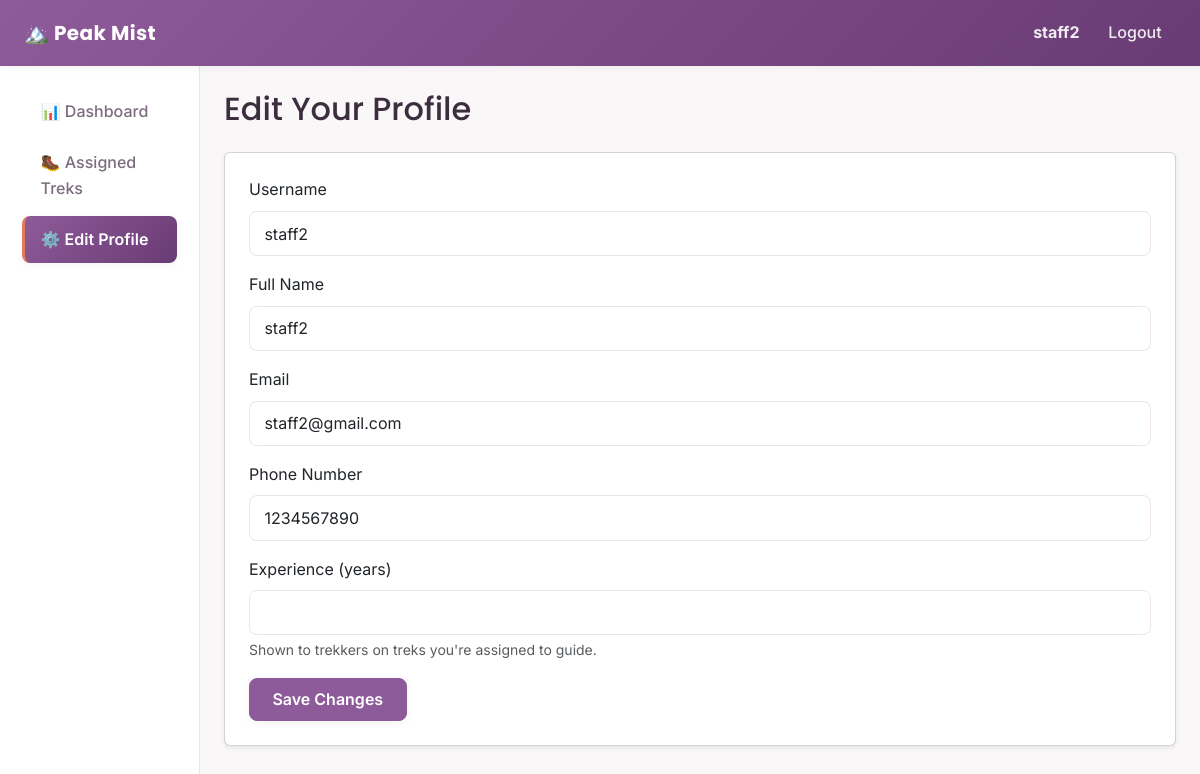
The page /staff/profile/edit (signed in) on the database its author committed.
### backend/models.py (models this page shows, shortened)
class User(db.Model, UserMixin):
    __tablename__ = "users"
    id = db.Column(db.Integer, primary_key=True)
    username = db.Column(db.String(80), unique=True, nullable=False)
    password_hash = db.Column(db.String(200), nullable=False)
    full_name = db.Column(db.String(120), nullable=False)
    email = db.Column(db.String(120), unique=True, nullable=False)
    phone = db.Column(db.String(20), nullable=True)
    role = db.Column(db.String(20), nullable=False, default="user")
    is_blacklisted = db.Column(db.Boolean, default=False, nullable=False)
    created_at = db.Column(db.DateTime, default=datetime.utcnow)
    staff_profile = db.relationship(
        "StaffProfile",
        backref="user",
        uselist=False,
        cascade="all, delete-orphan"
    )
    bookings = db.relationship(
        "Booking",
        backref="user",
        cascade="all, delete-orphan"
    )

### backend/routes.py (the view, shortened to what this page needs)
@staff_bp.route("/profile/edit", methods=["GET", "POST"])
@login_required
@role_required("staff")
def edit_profile():
    return render_template("staff/edit_profile.html", staff=current_user)

### backend/routes.py (called while the page is built)
def role_required(*allowed_roles):
    def decorator(view_function):
        @wraps(view_function)
        def wrapped_view(*args, **kwargs):
            if current_user.role not in allowed_roles:
                abort(403)
            return view_function(*args, **kwargs)
        return wrapped_view
    return decorator

### templates/staff/edit_profile.html (shortened to what this page needs)
{% extends "layout_dashboard.html" %}
{% set active_page = 'profile' %}
{% block content %}
<h2 class="mb-4">Edit Your Profile</h2>
<div class="card shadow-sm">
    <div class="card-body p-4">
        <form method="POST" action="{{ url_for('staff.edit_profile') }}">
            <div class="mb-3">
                <label for="username" class="form-label">Username</label>
                <input type="text" class="form-control" id="username" name="username"
                       value="{{ staff.username }}" required>
            </div>
            <div class="mb-3">
                <label for="full_name" class="form-label">Full Name</label>
                <input type="text" class="form-control" id="full_name" name="full_name"
                       value="{{ staff.full_name }}" required>
            </div>
            <div class="mb-3">
                <label for="email" class="form-label">Email</label>
                <input type="email" class="form-control" id="email" name="email"
                       value="{{ staff.email }}" required>
            </div>
            <div class="mb-3">
                <label for="phone" class="form-label">Phone Number</label>
                <input type="text" class="form-control" id="phone" name="phone"
                       value="{{ staff.phone or '' }}">
            </div>
            <div class="mb-3">
                <label for="experience_years" class="form-label">Experience (years)</label>
                <input type="number" min="0" max="60" class="form-control" id="experience_years" name="experience_years"
                       value="{{ staff.staff_profile.details.experience_years if staff.staff_profile and staff.staff_profile.details and staff.staff_profile.details.experience_years is not none else '' }}">
                <div class="form-text">Shown to trekkers on treks you're assigned to guide.</div>
            </div>
            <button type="submit" class="btn btn-trek">Save Changes</button>
        </form>
    </div>
</div>
{% endblock %}

### templates/layout_dashboard.html (shortened to what this page needs)
<!DOCTYPE html>
<html lang="en">
<head>
    <link
        href="https://cdnjs.cloudflare.com/ajax/libs/bootstrap/5.3.3/css/bootstrap.min.css"
        rel="stylesheet">
    <link rel="stylesheet" href="{{ url_for('static', filename='css/styles.css') }}">
</head>
<body>
    <nav class="navbar navbar-expand-lg navbar-trek">
        <div class="container-fluid px-4">
            <a class="navbar-brand fw-bold" href="{{ url_for('auth.home') }}">
                🏔️ Peak Mist
            </a>
            <div class="navbar-collapse" id="navMenu">
                <ul class="navbar-nav ms-auto align-items-lg-center">
                    <li class="nav-item">
                        <span class="nav-link">
                            <strong>{{ current_user.full_name }}</strong>
                        </span>
                    </li>
                    <li class="nav-item">
                        <a class="nav-link" href="{{ url_for('auth.logout') }}">Logout</a>
                    </li>
                </ul>
            </div>
        </div>
    </nav>
    <div class="container-fluid">
        <div class="row">
            <nav class="col-md-3 col-lg-2 sidebar">
                <ul class="nav flex-column">
                    {% if current_user.role == 'admin' %}
                        <li class="nav-item">
                            <a class="nav-link {% if active_page == 'dashboard' %}active{% endif %}"
                               href="{{ url_for('admin.dashboard') }}">📊 Dashboard</a>
                        </li>
                        <li class="nav-item">
                            <a class="nav-link {% if active_page == 'treks' %}active{% endif %}"
                               href="{{ url_for('admin.treks') }}">🥾 Manage Treks</a>
                        </li>
                        <li class="nav-item">
                            <a class="nav-link {% if active_page == 'staff' %}active{% endif %}"
                               href="{{ url_for('admin.staff_list') }}">👥 Manage Staff</a>
                        </li>
                        <li class="nav-item">
                            <a class="nav-link {% if active_page == 'users' %}active{% endif %}"
                               href="{{ url_for('admin.users_list') }}">🧑‍🤝‍🧑 Manage Users</a>
                        </li>
                        <li class="nav-item">
                            <a class="nav-link {% if active_page == 'bookings' %}active{% endif %}"
                               href="{{ url_for('admin.bookings_list') }}">📅 Bookings</a>
                        </li>
                        <li class="nav-item">
                            <a class="nav-link {% if active_page == 'search' %}active{% endif %}"
                               href="{{ url_for('admin.search') }}">🔍 Search</a>
                        </li>
                        <li class="nav-item">
                            <a class="nav-link {% if active_page == 'analytics' %}active{% endif %}"
                               href="{{ url_for('admin.analytics') }}">📈 Analytics</a>
                        </li>
                    {% elif current_user.role == 'staff' %}
                        <li class="nav-item">
                            <a class="nav-link {% if active_page == 'dashboard' %}active{% endif %}"
                               href="{{ url_for('staff.dashboard') }}">📊 Dashboard</a>
                        </li>
                        <li class="nav-item">
                            <a class="nav-link {% if active_page == 'assigned_treks' %}active{% endif %}"
                               href="{{ url_for('staff.assigned_treks') }}">🥾 Assigned Treks</a>
                        </li>
                        <li class="nav-item">
                            <a class="nav-link {% if active_page == 'profile' %}active{% endif %}"
                               href="{{ url_for('staff.edit_profile') }}">⚙️ Edit Profile</a>
                        </li>
                    {% endif %}
                </ul>
            </nav>
            <main class="col-md-9 col-lg-10 p-4">
                {% block content %}{% endblock %}
            </main>
        </div>
    </div>
</body>
</html>

### static/css/styles.css (style rules this page uses)
:root { --primary: #8d5b99; --primary-dark: #693b74; --primary-light: #f6eef7; --secondary: #e07a5f; --secondary-dark: #c2593e; --secondary-light: #fdf1ee; --white: #ffffff; --off-white: #faf7f9; --border: #eee3ed; --text-dark: #3d2e3f; --text-light: #7d6b7f; --yellow: #f4d35e; --pink: #f28482; --purple-light: #b5a2e3; --mint: #63c9a5; --coral: #e07a5f; --sky: #6fb3e0; --sky-deep: #2f7ab8; --shadow-small: 0 2px 8px rgba(61, 46, 63, 0.05); --shadow-medium: 0 8px 24px rgba(61, 46, 63, 0.08); --shadow-large: 0 16px 40px rgba(61, 46, 63, 0.12); --radius: 14px; --radius-small: 8px; }
* { box-sizing: border-box; }
body { background-color: var(--off-white); font-family: "Inter", "Segoe UI", Arial, sans-serif; color: var(--text-dark); line-height: 1.6; }
h1, h2, h3, h4, h5, h6 { font-family: "Poppins", "Segoe UI", Arial, sans-serif; color: var(--text-dark); }
a { color: var(--primary-dark); text-decoration: none; }
.navbar-trek { background: linear-gradient(135deg, var(--primary) 0%, var(--primary-dark) 100%) !important; box-shadow: var(--shadow-small); padding-top: 0.75rem; padding-bottom: 0.75rem; }
.navbar-trek .navbar-brand { color: var(--white) !important; font-family: "Poppins", sans-serif; font-weight: 700; letter-spacing: 0.02em; }
.navbar-trek .nav-link { color: rgba(255, 255, 255, 0.9) !important; font-weight: 500; border-radius: var(--radius-small); padding: 0.45rem 0.9rem !important; transition: background-color 0.2s ease, color 0.2s ease; }
.btn-trek { background-color: var(--primary); border-color: var(--primary); color: var(--white); font-weight: 600; border-radius: var(--radius-small); padding: 0.55rem 1.4rem; box-shadow: var(--shadow-small); transition: transform 0.15s ease, box-shadow 0.15s ease, background-color 0.15s ease; }
.btn { border-radius: var(--radius-small); }
.sidebar { background-color: var(--white); border-right: 1px solid var(--border); min-height: calc(100vh - 56px); padding-top: 1.25rem; }
.sidebar .nav-link { display: flex; align-items: center; gap: 0.65rem; color: var(--text-light); padding: 0.65rem 1rem; border-radius: var(--radius-small); margin: 0.15rem 0.6rem; font-weight: 500; border-left: 3px solid transparent; transition: background-color 0.2s ease, color 0.2s ease, border-color 0.2s ease; }
.sidebar .nav-link.active { background: linear-gradient(135deg, var(--primary) 0%, var(--primary-dark) 100%); color: var(--white); font-weight: 600; border-left-color: var(--secondary); box-shadow: var(--shadow-small); }
.form-control, .form-select { border-radius: var(--radius-small); border: 1px solid var(--border); padding: 0.6rem 0.9rem; }

### rows shown on the page
User: full_name "staff2", username "staff2", email "staff2@gmail.com", phone "1234567890"
